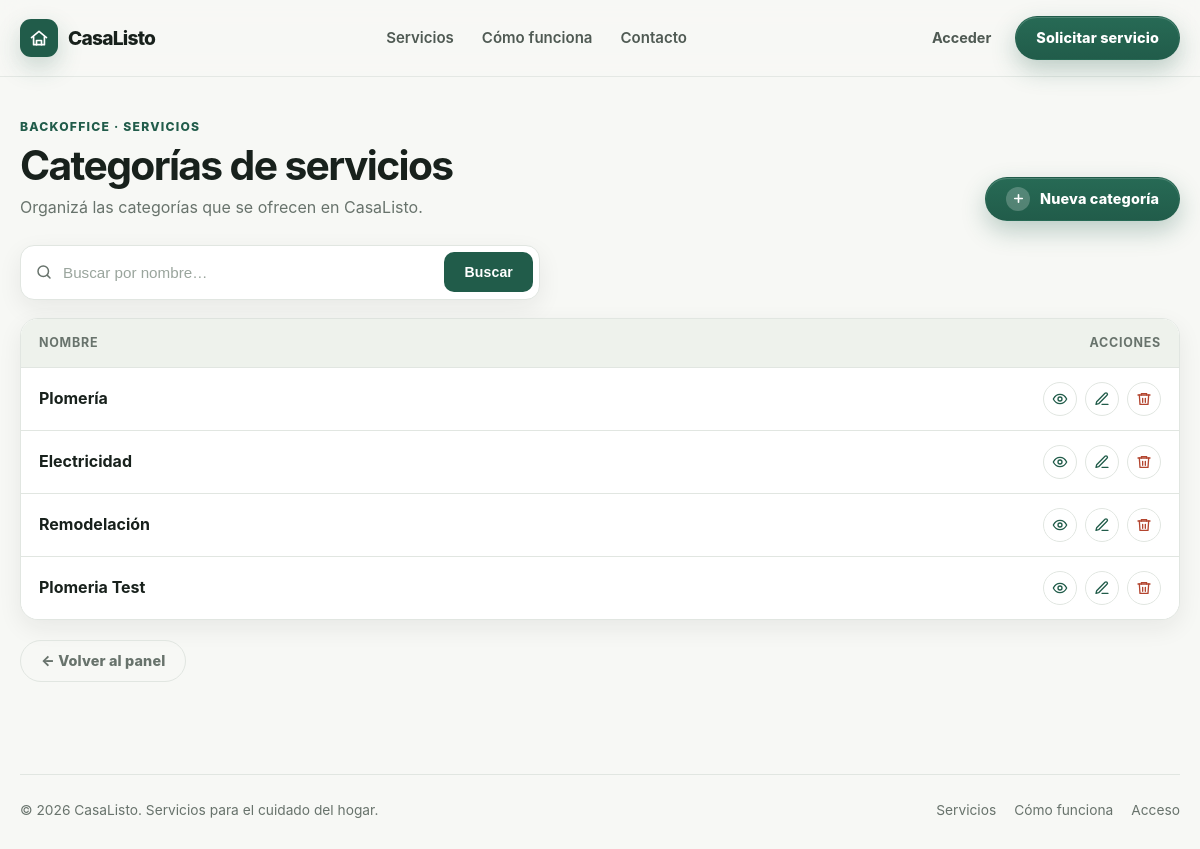
The app's page /servicio/categoria/list/, older data.
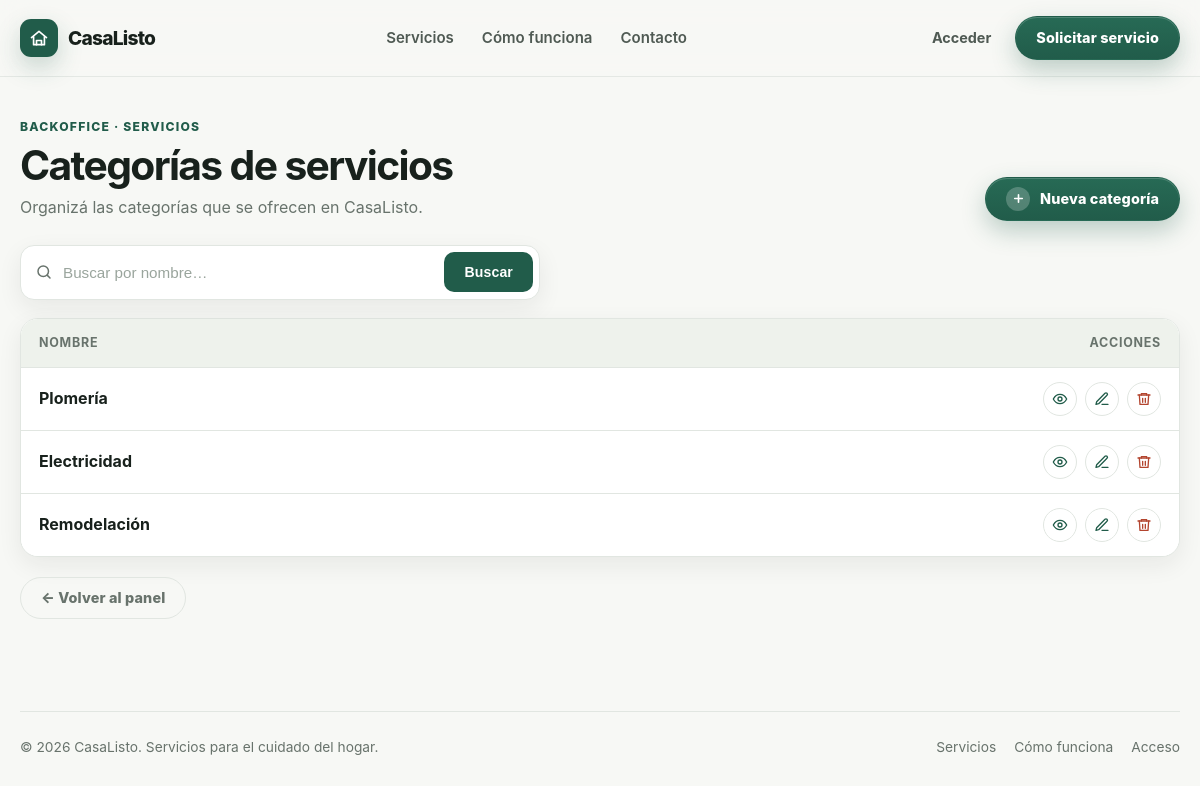
The same page, newer data.
### servicio/models.py (models this page shows, shortened)
class CategoriaServicio(models.Model):
    nombre = models.CharField(
        unique=True,
        validators=[ValidarTextoEspañol()],
    )
    descripcion = models.TextField(
        blank=True,
        validators=[
            ValidarTextoEspañol(min_longitud=10, permitir_puntuacion=True),
        ],
    )
    class Meta:
        verbose_name = "Categoría de Servicio"
        verbose_name_plural = "Categorías de Servicio"

### servicio/views/categoriaservicio.py (the view, shortened to what this page needs)
# urls.py: path("categoria/list/", categoriaservicio_list, name="categoriaservicio_list"),
def categoriaservicio_list(request: HttpRequest) -> HttpResponse:
    busqueda = request.GET.get("busqueda", "").strip()
    categorias = CategoriaServicio.objects.all()
    return render(request, "servicio/categoriaservicio_list.html", {"categorias": categorias})

### servicio/templates/servicio/categoriaservicio_list.html (shortened to what this page needs)
{% extends "core/base.html" %}
{% load static %}
{% block style %}
    <link rel="stylesheet" href="{% static 'core/table.css' %}" />
{% endblock style %}
{% block content %}
    <div class="container page">
        <div class="page-header">
            <div>
                <p class="page-eyebrow">Backoffice · Servicios</p>
                <h1>Categorías de servicios</h1>
                <p class="page-subtitle">Organizá las categorías que se ofrecen en CasaListo.</p>
            </div>
            <div class="page-actions">
                <a class="btn btn-primary" href="{% url 'servicio:categoriaservicio_create' %}">
                    <span class="btn-add-icon" aria-hidden="true">
                        <svg viewBox="0 0 24 24" fill="none" stroke="currentColor" stroke-width="3" stroke-linecap="round">
                            <path d="M12 5v14M5 12h14" />
                        </svg>
                    </span>
                    Nueva categoría
                </a>
            </div>
        </div>
        <div class="toolbar">
            <form class="searchbar" method="get" role="search">
                <span class="search-icon" aria-hidden="true">
                    <svg viewBox="0 0 24 24" fill="none" stroke="currentColor" stroke-width="2" stroke-linecap="round" stroke-linejoin="round">
                        <circle cx="11" cy="11" r="7" />
                        <path d="m20 20-3.5-3.5" />
                    </svg>
                </span>
                <input type="text"
                       name="busqueda"
                       placeholder="Buscar por nombre…"
                       aria-label="Buscar categorías"
                       autocomplete="off"
                       value="{{ request.GET.busqueda }}" />
                <button type="submit">Buscar</button>
            </form>
        </div>
        <div class="tabla-wrap">
            <table class="tabla-categorias">
                <thead>
                    <tr>
                        <th>Nombre</th>
                        <th>Acciones</th>
                    </tr>
                </thead>
                <tbody>
                    {% for categoria in categorias %}
                        <tr>
                            <td>{{ categoria.nombre }}</td>
                            <td class="acciones">
                                {% include "servicio/_acciones_iconos.html" with objeto=categoria detail_url_name="servicio:categoriaservicio_detail" update_url_name="servicio:categoriaservicio_update" delete_url_name="servicio:categoriaservicio_delete" %}
                            </td>
                        </tr>
                    {% endfor %}
                </tbody>
            </table>
        </div>
        <a class="btn btn-ghost back-link" href="{% url 'servicio:home' %}">← Volver al panel</a>
    </div>
{% endblock content %}

### servicio/templates/servicio/_acciones_iconos.html
<a class="accion-icono"
   href="{% url detail_url_name objeto.pk %}"
   title="Ver"
   aria-label="Ver">
    <svg viewBox="0 0 24 24"
         fill="none"
         stroke="currentColor"
         stroke-width="2"
         stroke-linecap="round"
         stroke-linejoin="round">
        <path d="M2 12s3.5-7 10-7 10 7 10 7-3.5 7-10 7-10-7-10-7z"></path>
        <circle cx="12" cy="12" r="3"></circle>
    </svg>
</a>
<a class="accion-icono"
   href="{% url update_url_name objeto.pk %}"
   title="Editar"
   aria-label="Editar">
    <svg viewBox="0 0 24 24"
         fill="none"
         stroke="currentColor"
         stroke-width="2"
         stroke-linecap="round"
         stroke-linejoin="round">
        <path d="M12 20h9"></path>
        <path d="M16.5 3.5a2.12 2.12 0 0 1 3 3L7 19l-4 1 1-4z"></path>
    </svg>
</a>
<a class="accion-icono accion-icono--eliminar"
   href="{% url delete_url_name objeto.pk %}"
   title="Eliminar"
   aria-label="Eliminar">
    <svg viewBox="0 0 24 24"
         fill="none"
         stroke="currentColor"
         stroke-width="2"
         stroke-linecap="round"
         stroke-linejoin="round">
        <path d="M3 6h18"></path>
        <path d="M8 6V4h8v2"></path>
        <path d="M19 6l-1 14H6L5 6"></path>
        <path d="M10 11v6M14 11v6"></path>
    </svg>
</a>

Row changes from the older to the newer data that the page shows:
removed CategoriaServicio: nombre "Plomeria Test"
